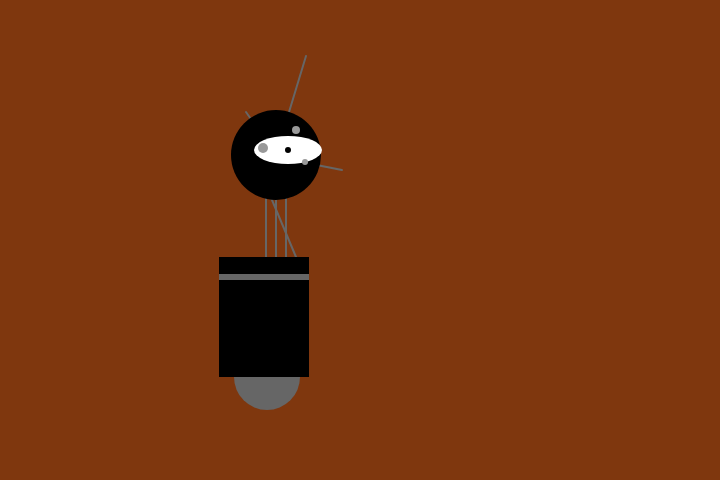
Frame 1 (no input)
Frame 60 (no input): identical to frame 1, image omitted
Frame 120 (the mouse pressed at the canvas centre since frame 60): identical to frame 1, image omitted

The p5.js sketch that drew this single still picture (run headless with seeded random() and noise() and a simulated clock; from frame 60 on, the mouse is pressed at the canvas centre):

// p5.js sketch
// ── sketch.js
function setup() {
  createCanvas(720, 480);
  strokeWeight(2);
  ellipseMode(RADIUS);
}

function draw() {
  background(127, 55, 14);
  //neck
  stroke(102);
  line(266, 257, 266, 162);
  line(276, 257, 276, 162);
  line(286, 257, 286, 162);
  line(296, 257, 256, 162);
  //antennae
  line(276, 155, 246,112);
  line(276, 155, 306, 56);
  line(276, 157, 342, 170);
  //body
  noStroke();
  fill(102);
  ellipse(267,377, 33, 33);//antigravity orb
  fill(0);
  rect(219, 257, 90, 120); //body
  fill(102);
  rect(219, 274, 90, 6);//stripe
  //head
  fill(0);//black
  ellipse(276,155, 45, 45);
  fill(255);//white
  ellipse(288, 150, 34, 14);//big eye
  fill(0);
  ellipse(288,150, 3, 3);//pupil
  fill(153);
  ellipse(263, 148, 5, 5);
  ellipse(296, 130, 4, 4);
  ellipse(305, 162, 3, 3);
}
